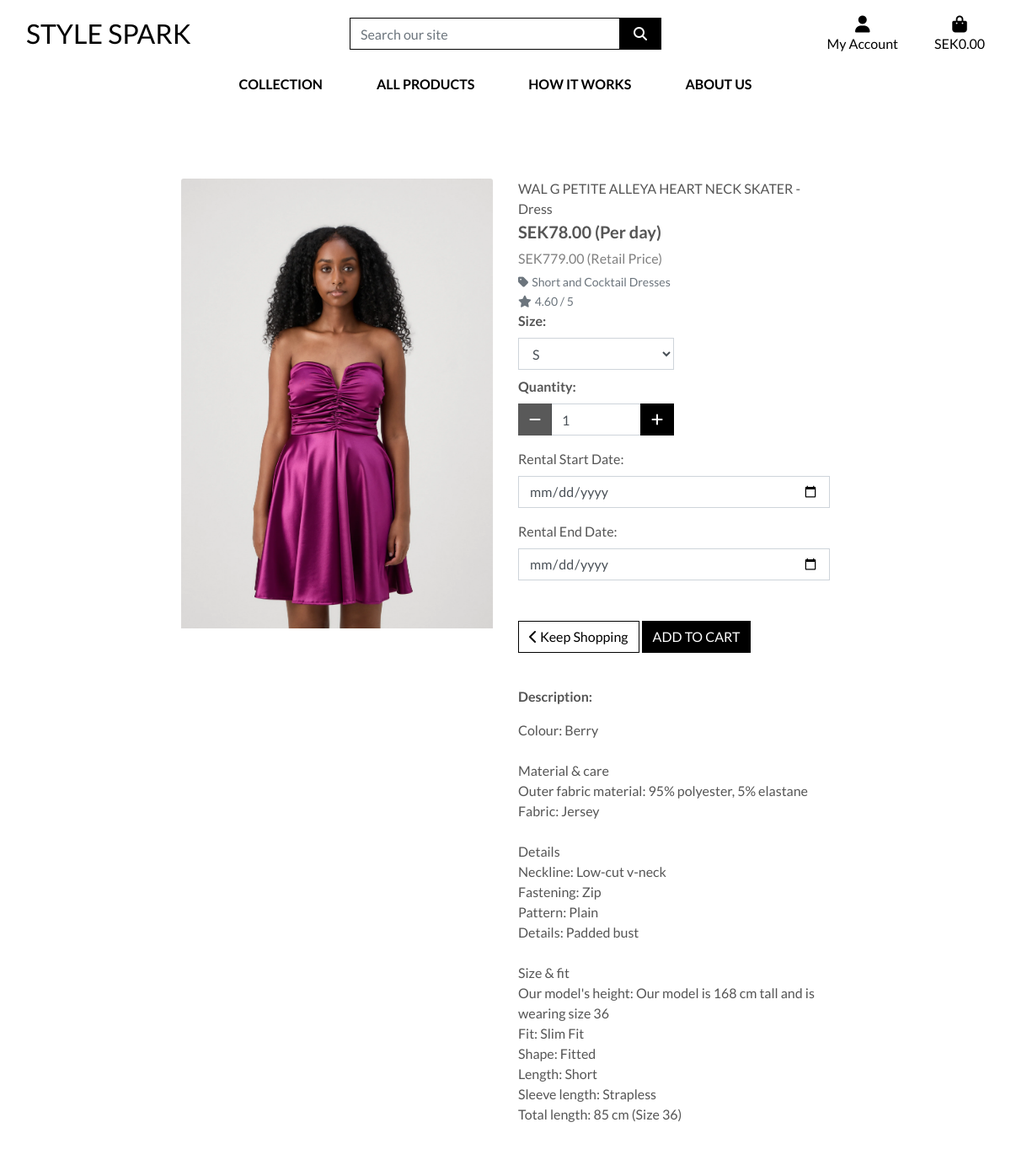
Screenshot of /products/2/ with the database file from the repository.
### products/models.py (models this page shows, shortened)
class Product(models.Model):
    category = models.ForeignKey('Category', null=True, blank=True, on_delete=models.SET_NULL)
    sku = models.CharField(max_length=254, null=True, blank=True)
    name = models.CharField(max_length=254)
    description = models.TextField()
    has_sizes = models.BooleanField(default=False, null=True, blank=True)
    price = models.DecimalField(max_digits=6, decimal_places=2)
    retail_price = models.DecimalField(("Retail Price"), max_digits=10, decimal_places=2, blank=True, null=True)
    rating = models.DecimalField(max_digits=6, decimal_places=2, null=True, blank=True)
    image_url = models.URLField(max_length=1024, null=True, blank=True)
    image = models.ImageField(null=True, blank=True)

class Category(models.Model):
    class Meta:
        verbose_name_plural = 'Categories'
    name = models.CharField(max_length=254)
    friendly_name = models.CharField(max_length=254, null=True, blank=True)

### products/views.py (the view)
# urls.py: path('<int:product_id>/', views.product_detail, name='product_detail'),
def product_detail(request, product_id):
    product = get_object_or_404(Product, pk=product_id)
    context = {
        'product': product,
    }
    return render(request, 'products/product_detail.html', context)

### cart/contexts.py (called while the page is built, shortened)
def cart_contents(request):
    cart_items = []
    total = Decimal(0)
    product_count = 0
    cart = request.session.get('cart', {})
    if not isinstance(cart, dict):
        cart = {}
    if not cart:
        delivery = Decimal(0)
    grand_total = total + delivery
    print(f"Total: {total}")
    print(f"Delivery: {delivery}")
    print(f"Grand Total: {grand_total}")
    context = {
        'cart_items': cart_items,
        'total': total,
        'product_count': product_count,
        'delivery': delivery,
        'grand_total': grand_total,
    }
    return context

### products/templates/products/product_detail.html (shortened to what this page needs)
{% extends "base.html" %}
{% load static %}
{% block page_header %}
    <div class="container header-container">
    </div>
{% endblock %}
{% block content %}
    <div class="overlay"></div>
    <div class="container-fluid">
        <div class="row">
            <div class="col-12 col-md-6 col-lg-4 offset-lg-2">
                <div class="image-container my-5">
                    {% if product.image %}
                        <a href="{{ product.image.url }}" target="_blank">
                            <img class="card-img-top img-fluid" src="{{ product.image.url }}" alt="{{ product.name }}">
                        </a>
                        {% else %}
                        <a href="">
                            <img class="card-img-top img-fluid" src="{{ MEDIA_URL }}noimage.png" alt="{{ product.name }}">
                        </a>
                    {% endif %}
                </div>
            </div>
            <div class="col-12 col-md-6 col-lg-4">
                <div class="product-details-container mb-5 mt-md-5">
                    <p class="mb-0">{{ product.name }}</p>
                    <p class="lead mb-0 text-left font-weight-bold">SEK{{ product.price }} (Per day) <br>
                        {% if product.retail_price %}
                            <span class="retail-price">SEK{{ product.retail_price }} (Retail Price)</span><br>
                        {% endif %}
                    </p>
                    {% if product.category %}
                        <p class="small mt-1 mb-0">
                            <a class="text-muted" href="{% url 'products' %}?category={{ product.category.name }}">
                                <i class="fas fa-tag mr-1"></i>{{ product.category.friendly_name }}
                            </a>
                        </p>
                    {% endif %}
                    {% if product.rating %}
                        <small class="text-muted"><i class="fas fa-star mr-1"></i>{{ product.rating }} / 5</small>
                    {% else %}
                        <small class="text-muted">No Rating</small>
                    {% endif %}
                    <form class="form" action="{% url 'add_to_cart' product.id %}" method="POST">
                        <div class="form-row">
                            {% if product.has_sizes %}
                                <div class="col-12">
                                    <label for="id_product_size"><strong>Size:</strong></label>
                                    <select class="form-control rounded-0 w-50" name="product_size" id='id_product_size'>
                                        <option value="s" selected>S</option>
                                    </select>
                                </div>
                            {% endif %}
                            <div class="col{% if product.has_sizes %}-12 mt-2{% endif %}">
                                <label for="id_qty_{{ product.id }}"><strong>Quantity:</strong></label>
                                <div class="input-group w-50">
                                    <div class="input-group-prepend">
                                        <button class="decrement-qty btn btn-black rounded-0" data-item_id="{{ product.id }}" id="decrement-qty_{{ product.id }}">
                                            <i class="fas fa-minus"></i>
                                        </button>
                                    </div>
                                    <input class="form-control qty_input" type="number" name="quantity" value="1" min="1" max="99" data-item_id="{{ product.id }}" id="id_qty_{{ product.id }}">
                                    <div class="input-group-append">
                                        <button class="increment-qty btn btn-black rounded-0" data-item_id="{{ product.id }}" id="increment-qty_{{ product.id }}">
                                            <i class="fas fa-plus"></i>
                                        </button>
                                    </div>
                                </div>
                            </div>
                            <div class="col-12 mt-3">
                                <label for="start_date">Rental Start Date:</label>
                                <input type="date" id="start_date" name="start_date" class="form-control rounded-0" required>
                            </div>
                            <div class="col-12 mt-3">
                                <label for="end_date">Rental End Date:</label>
                                <input type="date" id="end_date" name="end_date" class="form-control rounded-0" required>
                            </div>
                            <div class="col-12 mt-5">
                                <a href="{% url 'products' %}" class="btn btn-outline-black rounded-0">
                                    <i class="fas fa-chevron-left"></i> Keep Shopping
                                </a>
                                <input type="submit" class="btn btn-black rounded-0 text-uppercase" value="Add to Cart">
                            </div>
                        </div>
                    </form>
                    <br>
                    <div class="description-container">
                        <p class="mt-3"><strong>Description:</strong></p>
                        <p>{{ product.description | linebreaksbr }}</p>
                    </div>
                </div>
            </div>
        </div>
    </div>
{% endblock %}

### static/css/base.css (style rules this page uses)
html { height: 100%; }
body { background: url('/media/stockvault-glamour-model287254.jpg') no-repeat center center fixed; background-size: cover; height: calc(100vh - 164px); color: #555; font-family: 'Lato'; }
.retail-price { color: grey; font-weight: normal; font-size: 0.8em; }
.btn-black { background: black; color: white; }
.btn-outline-black { background: white; color: black !important; border: 1px solid black; }
.overlay { height: 100%; width: 100%; top: 0; left: 0; position: fixed; background: white; z-index: -1; }
.description-container { position: relative; }
@media (min-width: 1200px) { .container { max-width: 80%; } }
@media (min-width: 992px) { .header-container { padding-top: 164px; } }

### rows the page displays
Product: image (picture), name "WAL G PETITE ALLEYA HEART NECK SKATER - Dress", price "78.00", retail_price "779.00", category.friendly_name "Short and Cocktail Dresses", rating "4.60", description "Colour: Berry Material & care Outer fabric material: 95% polyester, 5% elastane Fabric: Jersey Details Neckline: Low-cut v-neck Fastening: Zip Pattern: Plain Details: Padded bust Size & fit Our model's height: Our model is 168 cm tall and is wearing size 36 Fit: Slim Fit Shape: Fitted Length: Short Sleeve length: Strapless Total length: 85 cm (Size 36)"
